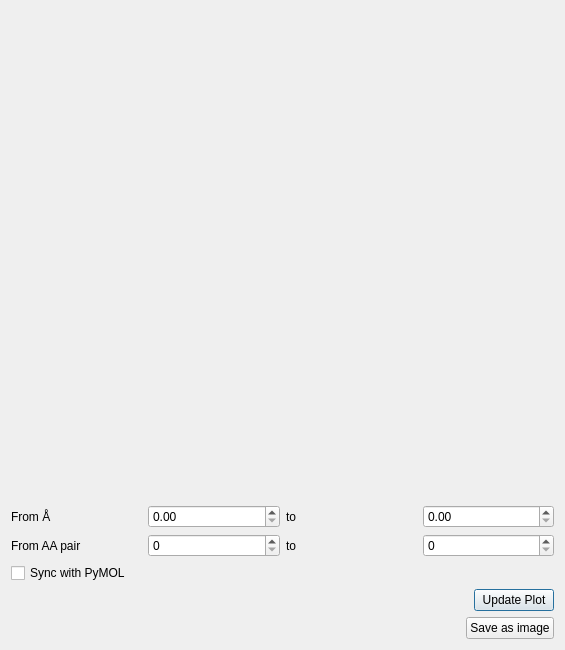
<?xml version="1.0" encoding="UTF-8"?>
<ui version="4.0">
 <class>Dialog</class>
 <widget class="QDialog" name="Dialog">
  <property name="geometry">
   <rect>
    <x>0</x>
    <y>0</y>
    <width>565</width>
    <height>650</height>
   </rect>
  </property>
  <property name="windowTitle">
   <string>Dialog</string>
  </property>
  <layout class="QVBoxLayout" name="main_Layout">
   <item>
    <spacer name="verticalSpacer">
     <property name="orientation">
      <enum>Qt::Vertical</enum>
     </property>
     <property name="sizeHint" stdset="0">
      <size>
       <width>20</width>
       <height>40</height>
      </size>
     </property>
    </spacer>
   </item>
   <item>
    <layout class="QHBoxLayout" name="horizontalLayout_8">
     <item>
      <widget class="QLabel" name="label_6">
       <property name="text">
        <string>From Å</string>
       </property>
      </widget>
     </item>
     <item>
      <widget class="QDoubleSpinBox" name="dsp_distance_plot_from_range">
       <property name="minimum">
        <double>0.000000000000000</double>
       </property>
      </widget>
     </item>
     <item>
      <widget class="QLabel" name="label_7">
       <property name="text">
        <string>to</string>
       </property>
      </widget>
     </item>
     <item>
      <widget class="QDoubleSpinBox" name="dsp_distance_plot_to_range">
       <property name="minimum">
        <double>0.000000000000000</double>
       </property>
      </widget>
     </item>
    </layout>
   </item>
   <item>
    <layout class="QHBoxLayout" name="horizontalLayout_6">
     <item>
      <widget class="QLabel" name="label_2">
       <property name="text">
        <string>From AA pair</string>
       </property>
      </widget>
     </item>
     <item>
      <widget class="QSpinBox" name="sp_distance_plot_from">
       <property name="maximum">
        <number>9999</number>
       </property>
      </widget>
     </item>
     <item>
      <widget class="QLabel" name="label_5">
       <property name="text">
        <string>to</string>
       </property>
      </widget>
     </item>
     <item>
      <widget class="QSpinBox" name="sp_distance_plot_to">
       <property name="maximum">
        <number>9999</number>
       </property>
      </widget>
     </item>
    </layout>
   </item>
   <item>
    <widget class="QCheckBox" name="cb_sync_with_pymol">
     <property name="text">
      <string>Sync with PyMOL</string>
     </property>
    </widget>
   </item>
   <item>
    <layout class="QHBoxLayout" name="horizontalLayout_10">
     <item>
      <spacer name="horizontalSpacer_15">
       <property name="orientation">
        <enum>Qt::Horizontal</enum>
       </property>
       <property name="sizeHint" stdset="0">
        <size>
         <width>40</width>
         <height>20</height>
        </size>
       </property>
      </spacer>
     </item>
     <item>
      <widget class="QPushButton" name="btn_distance_plot_update">
       <property name="text">
        <string>Update Plot</string>
       </property>
      </widget>
     </item>
    </layout>
   </item>
   <item>
    <layout class="QHBoxLayout" name="horizontalLayout_7">
     <item>
      <spacer name="horizontalSpacer_14">
       <property name="orientation">
        <enum>Qt::Horizontal</enum>
       </property>
       <property name="sizeHint" stdset="0">
        <size>
         <width>40</width>
         <height>20</height>
        </size>
       </property>
      </spacer>
     </item>
     <item>
      <widget class="QPushButton" name="btn_distance_plot_save">
       <property name="text">
        <string>Save as image</string>
       </property>
      </widget>
     </item>
    </layout>
   </item>
  </layout>
 </widget>
 <resources/>
 <connections/>
</ui>
